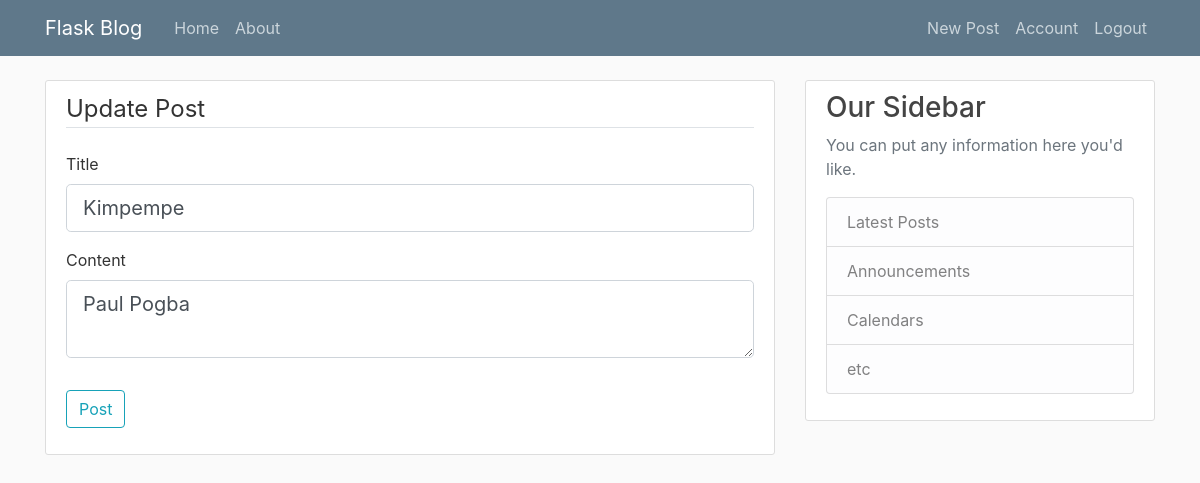
Page /post/1/update (signed in) on the earlier database version.
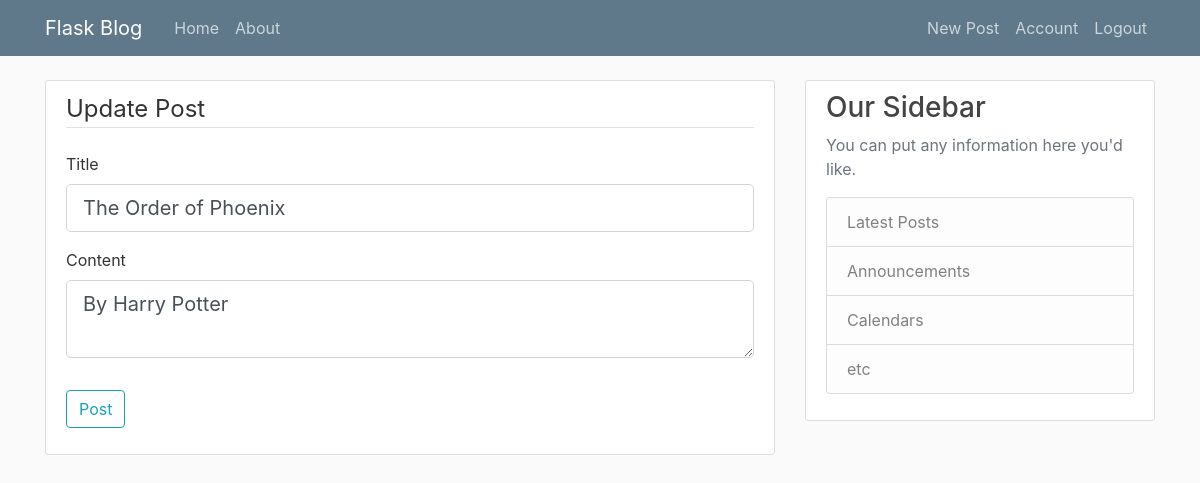
Same page on the later database version.
### flaskblog/models.py (models this page shows, shortened)
class Post(db.Model):
    id = db.Column(db.Integer, primary_key=True)
    title = db.Column(db.String(100), nullable=False)
    date_posted = db.Column(db.DateTime, nullable=False,
                            default=datetime.utcnow)
    content = db.Column(db.Text, nullable=False)
    user_id = db.Column(db.Integer, db.ForeignKey('user.id'), nullable=False)

### flaskblog/routes.py (the view)
@app.route('/post/<int:post_id>/update', methods=['GET', 'POST'])
@login_required
def update_post(post_id):
    post = Post.query.get_or_404(post_id)
    if post.author != current_user:
        abort(403)
    form = PostForm()
    if form.validate_on_submit():
        post.title = form.title.data
        post.content = form.content.data
        db.session.commit()
        flash('Your post has been updated', 'success')
        return redirect(url_for('post', post_id=post_id))
    elif request.method == 'GET':
        form.title.data = post.title
        form.content.data = post.content
    return render_template('create_post.html', title='Update Post', form=form, legend='Update Post')

### flaskblog/forms.py
class PostForm(FlaskForm):
    title = StringField('Title',validators=[DataRequired()])
    content = TextAreaField('Content', validators=[DataRequired()])
    submit = SubmitField('Post')

### flaskblog/models.py (called while the page is built)
@login_manager.user_loader
def load_user(user_id):
    return User.query.get(int(user_id))

### flaskblog/templates/create_post.html (shortened to what this page needs)
{%extends "layout.html"%}
{%block content%}
<div class="content-section">
    <form action="" method="POST">
        <fieldset class="form-group">
            <legend class="border-bottom mb-4">{{legend}}</legend>
            <div class="form-group">
                {{form.title.label(class="form-control-label")}}
                {% if form.title.errors%}
                {{form.title(class="form-control form-control-lg is-invalid")}}
                <div class="invalid-feedback">
                    {%for error in form.title.errors%}
                    <span>{{error}}</span>
                    {%endfor%}
                </div>
                {%else%}
                {{form.title(class="form-control form-control-lg")}}
                {%endif%}
            </div>
            <div class="form-group">
                {{form.content.label(class="form-control-label")}}
                {%if form.content.errors%}
                {{form.content(class="form-control form-control-lg is-invalid")}}
                    <div class="invalid-feedback">
                        {%for error in form.content.errors%}
                        <span>{{error}}</span>
                        {%endfor%}
                    </div>
                {%else%}
                    {{form.content(class="form-control form-control-lg")}}
                {%endif%}
            </div>
        </fieldset>
        <div class="form-group">
            {{form.submit(class="btn btn-outline-info")}}
        </div>
    </form>
</div>
{%endblock content%}

Differences in the rows shown:
changed Post: title "Kimpempe" → "The Order of Phoenix"; content "Paul Pogba" → "By Harry Potter"
